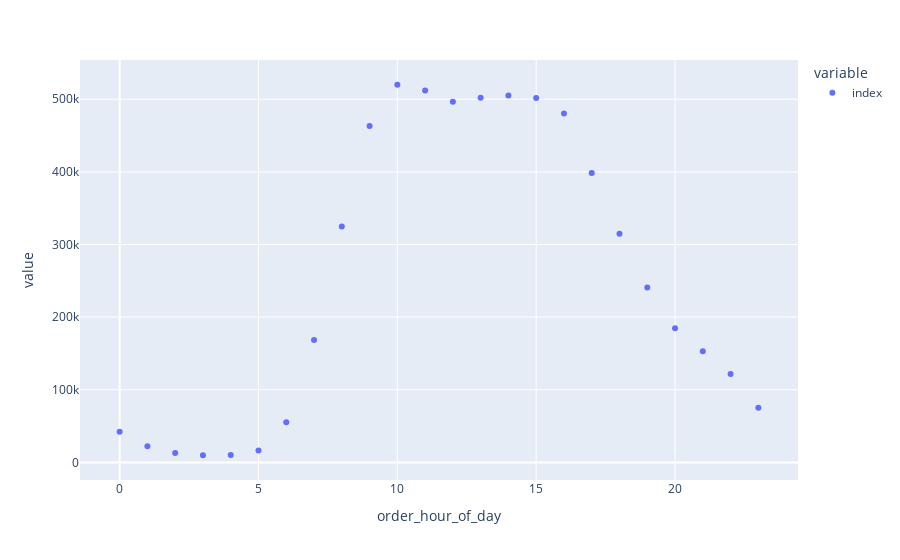

This figure's notebook cell:
### Code cell
px.scatter(df.groupby("order_hour_of_day")["index"].count())

### Figure 1 — Plotly figure (JSON) as saved in the notebook; plotly's stock layout.template omitted (floating-point values rounded to 4 significant figures)
{"data": [{"hovertemplate": "variable=index<br>order_hour_of_day=%{x}<br>value=%{y}<extra></extra>", "legendgroup": "index", "marker": {"color": "#636efa", "symbol": "circle"}, "mode": "markers", "name": "index", "orientation": "v", "showlegend": true, "type": "scatter", "x": [0, 1, 2, 3, 4, 5, 6, 7, 8, 9, 10, 11, 12, 13, 14, 15, 16, 17, 18, 19, 20, 21, 22, 23], "xaxis": "x", "y": [42126, 22362, 12985, 9849, 10231, 16218, 55361, 168446, 324867, 463256, 519971, 512086, 496556, 502218, 505266, 501677, 480389, 398448, 314728, 240879, 184760, 153032, 121559, 75399], "yaxis": "y"}], "layout": {"legend": {"title": {"text": "variable"}, "tracegroupgap": 0}, "margin": {"t": 60}, "xaxis": {"anchor": "y", "domain": [0, 1], "title": {"text": "order_hour_of_day"}}, "yaxis": {"anchor": "x", "domain": [0, 1], "title": {"text": "value"}}}}
